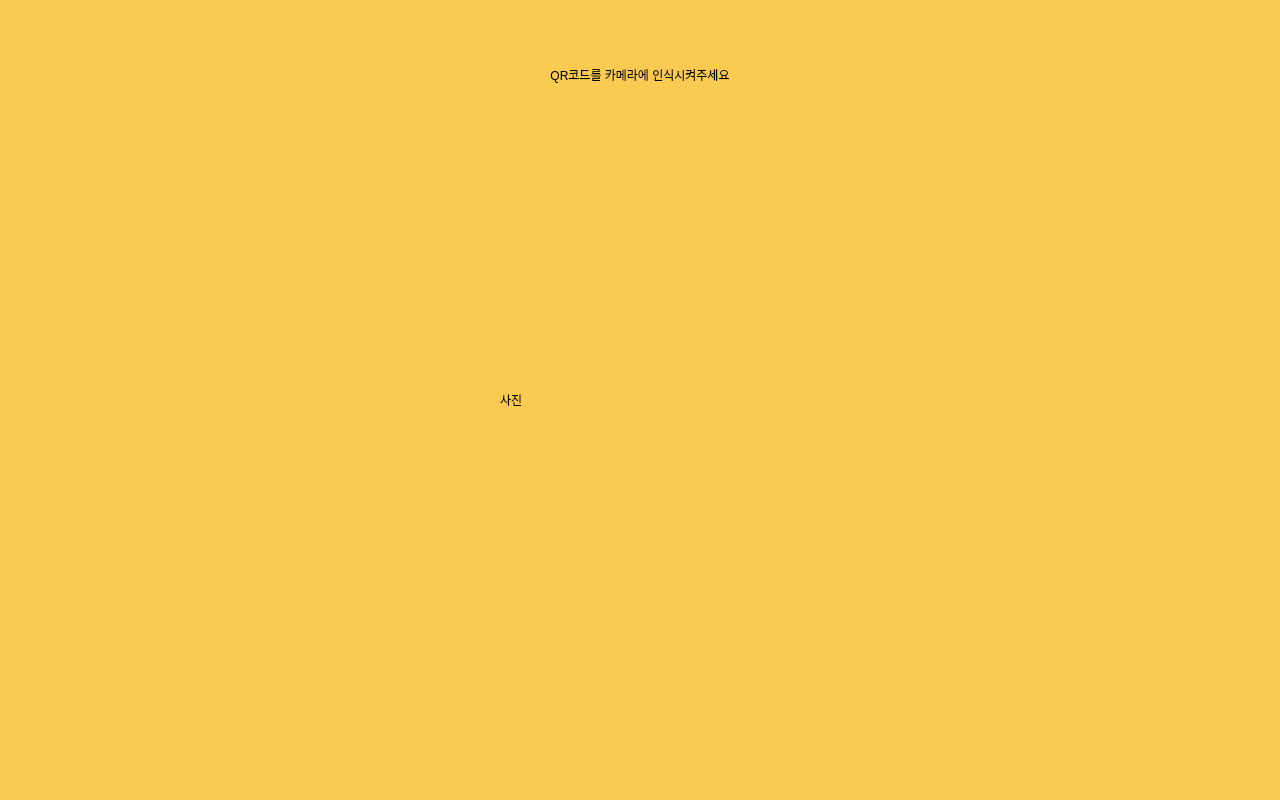
<?xml version="1.0" encoding="UTF-8"?>
<ui version="4.0">
 <class>page2</class>
 <widget class="QMainWindow" name="page2">
  <property name="geometry">
   <rect>
    <x>0</x>
    <y>0</y>
    <width>1280</width>
    <height>800</height>
   </rect>
  </property>
  <property name="windowTitle">
   <string>MainWindow</string>
  </property>
  <property name="styleSheet">
   <string notr="true">background-color:rgb(251,202,83)</string>
  </property>
  <widget class="QWidget" name="centralwidget">
   <widget class="QLabel" name="maintext">
    <property name="geometry">
     <rect>
      <x>0</x>
      <y>40</y>
      <width>1280</width>
      <height>70</height>
     </rect>
    </property>
    <property name="styleSheet">
     <string notr="true">font: 40pt &quot;HY헤드라인M&quot;</string>
    </property>
    <property name="text">
     <string>QR코드를 카메라에 인식시켜주세요</string>
    </property>
    <property name="alignment">
     <set>Qt::AlignCenter</set>
    </property>
   </widget>
   <widget class="QLabel" name="QR">
    <property name="geometry">
     <rect>
      <x>500</x>
      <y>200</y>
      <width>280</width>
      <height>400</height>
     </rect>
    </property>
    <property name="text">
     <string>사진</string>
    </property>
   </widget>
  </widget>
  <widget class="QStatusBar" name="statusbar"/>
 </widget>
 <resources/>
 <connections/>
</ui>
